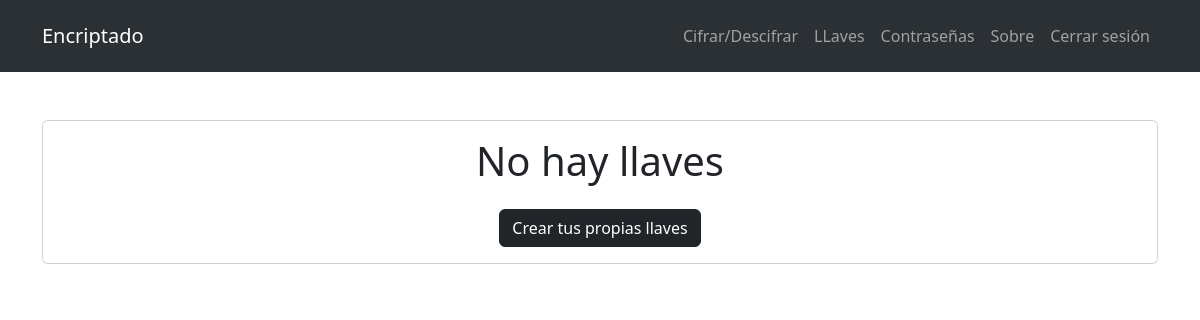
The page /keys/Keys_Page/ (signed in) on the database as committed earlier.
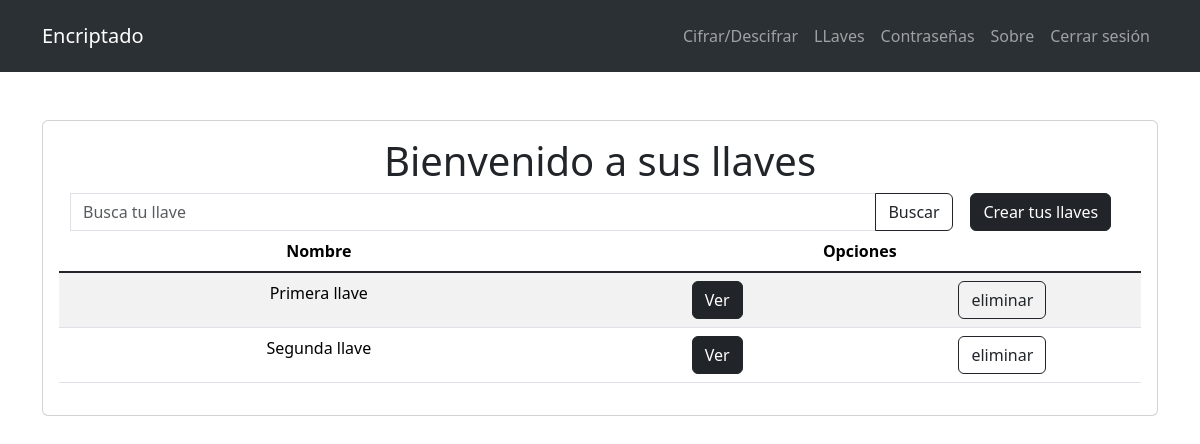
The same page on the database as committed later.
### core/Keys_Users/models.py (models this page shows)
class Keys_users(models.Model):
    user = models.ForeignKey(Users_EncrytedPage, on_delete=models.CASCADE)
    key_name = models.CharField(max_length=100)
    key_public = models.CharField(max_length=200)
    key_private = models.CharField(max_length=200)

### core/Keys_Users/views.py (the view, shortened to what this page needs)
# urls.py: path("Keys_Page/", views.keys_page, name="Keys_Page"),
@login_required
def keys_page(request):
    keys_users = Keys_users.objects.filter(user=request.user)
    cookie_pin = request.COOKIES.get("cookie_pin")
    master_key = Users.objects.get(username=request.user).master_key
    if request.method == "GET":
        keys_users_exist = False if not keys_users else True
        master_key_exist = True if master_key else False
        return render(
            request,
            "Keys_page.html",
            {
                "keys_exist": keys_users_exist,
                "cookie": cookie_pin,
                "master_key_exist": master_key_exist,
                "keys": keys_users,
                "form": MasterKeyForm,
            },
        )

### core/Users_EncrytedPage/models.py (called while the page is built)
    def __str__(self):
        return self.username

### templates/Keys_page.html (shortened to what this page needs)
{% extends 'components/Encabezado.html' %} {% block content %}
    <main class="container mt-5">
        <section class="card card-body">
            {% if keys_exist %}
                <h1 class="text-center">Bienvenido a sus llaves</h1>
                <form action="" method="get" name="form_find_password">
                    <div class="container overflow-hidden text-center">
                        <div class="row g-0">
                            <div class="col-sm-6 col-md-10">
                                <div class="input-group">
                                    <input type="text" class="form-control" name="search"
                                           placeholder="Busca tu llave"
                                           aria-label="Recipient's username" aria-describedby="button-addon2"
                                           autocomplete="off">
                                    <button class="btn btn-outline-dark" type="submit" id="button-addon2">Buscar
                                    </button>
                                </div>
                            </div>
                            <div class="col-6 col-md-2 ">
                                {% if cookie %}
                                    <a class="btn btn-dark" href="{% url 'CreateKeys_Page' %}">Crear
                                        tus llaves</a>
                                {% else %}
                                    <button class="btn btn-dark " type="button"
                                            data-bs-toggle="modal" data-bs-target="#staticBackdrop">
                                        Crear tus llaves
                                    </button>
                                {% endif %}
                            </div>
                        </div>
                    </div>
                </form>
                <table class="table table-striped text-center">
                    <thead>
                    <tr>
                        <th scope="col">Nombre</th>
                        <th scope="col">Opciones</th>
                    </tr>
                    </thead>
                    <tbody class="table-group-divider text-center">
                    {% for key in keys %}
                        <tr>
                            <td>{{ key.key_name }}</td>
                            <td>
                                <div class="row">
                                    <div class="col g-0"><a class="btn btn-dark" href="#">Ver</a></div>
                                    <div class="col g-0">
                                        <form action="" method="post" id="form_delete_password">
                                            <button class="btn btn-outline-dark" type="submit">
                                                eliminar
                                            </button>
                                        </form>
                                    </div>
                                </div>
                            </td>
                        </tr>
                    {% endfor %}
                    </tbody>
                </table>
            {% else %}
                <h1 class="text-center">No hay llaves</h1>
                {% if cookie %}
                    <div class="mt-3 text-center">
                        <a class="btn btn-dark" href="{% url 'CreateKeys_Page' %}"> Crear tus propias llaves</a>
                    </div>
                {% else %}
                    <div class="mt-3 text-center">
                        <button class="btn btn-dark" type="button"
                                data-bs-toggle="modal" data-bs-target="#staticBackdrop">
                            Crear tus propias llaves
                        </button>
                    </div>
                {% endif %}
            {% endif %}
        </section>
    </main>
{% endblock %}

Rows that differ between the two databases and show on the page:
added Keys_users: key_name "Primera llave"
added Keys_users: key_name "Segunda llave"
Other text that changed with them:
text no longer shown: "No hay llaves Crear tus propias llaves"
text now shown: "Bienvenido a sus llaves Buscar Crear tus llaves Nombre Opciones"
